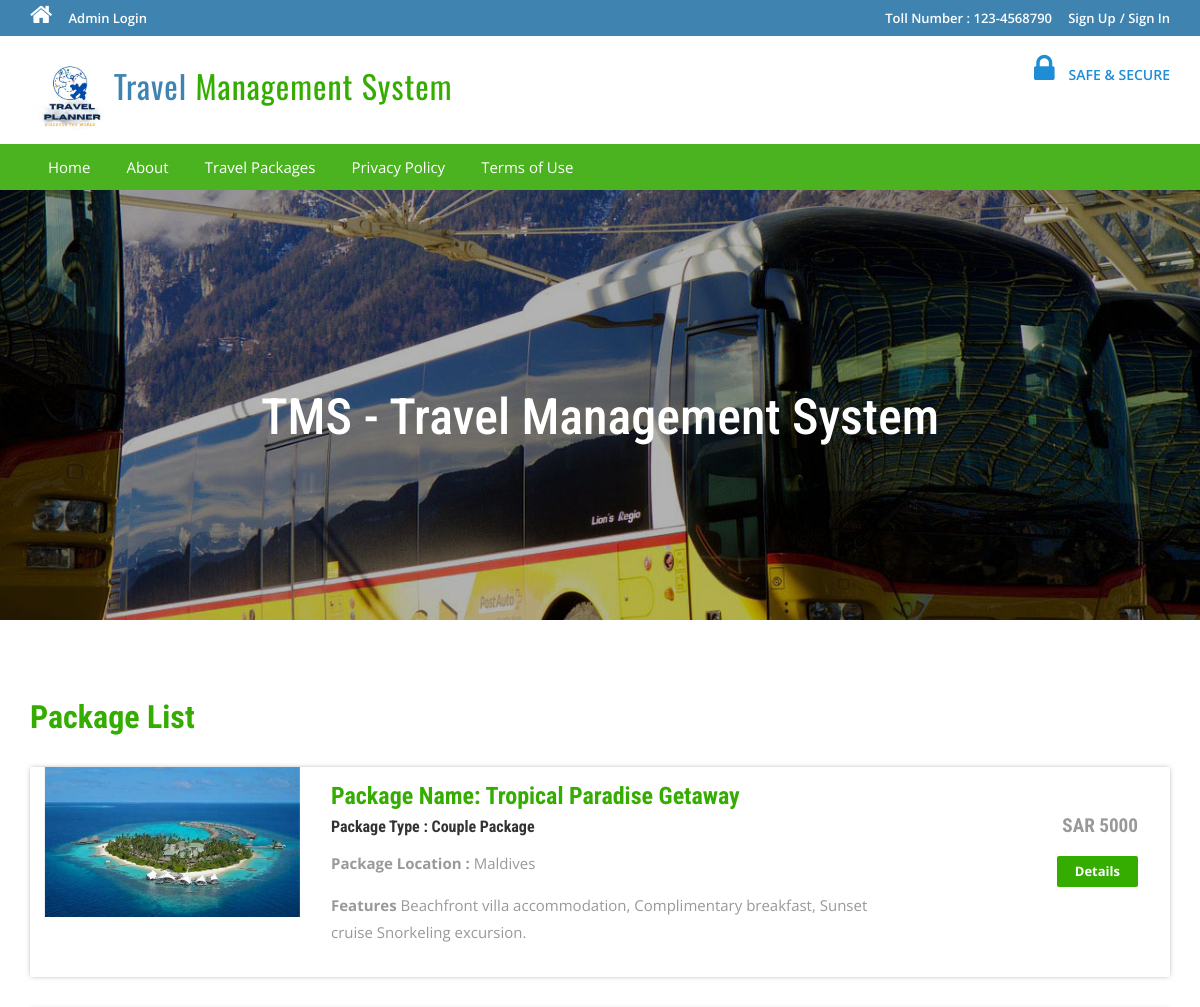
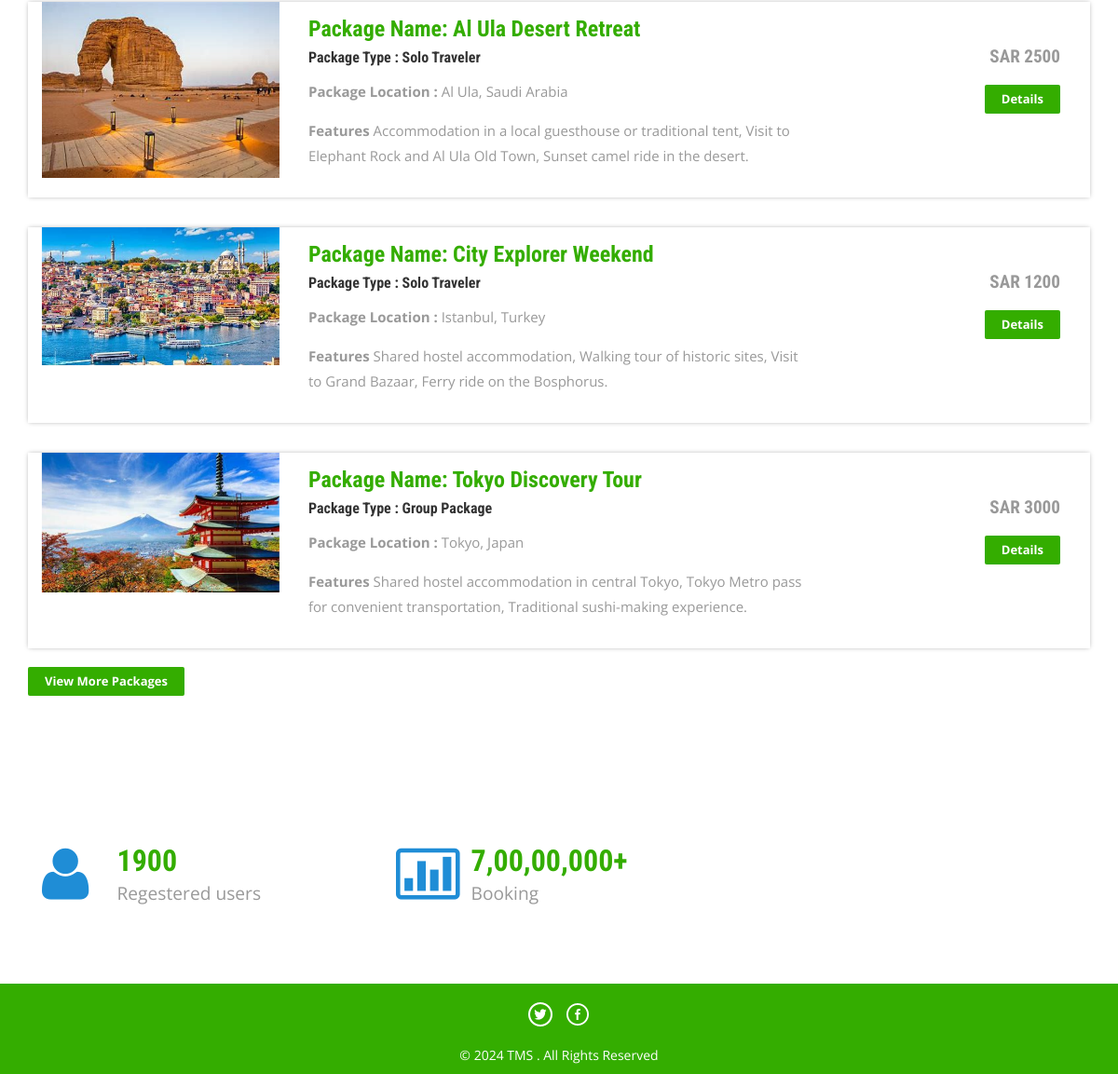
Screenshot of /tms/index.php with the database file from the repository (2 pictures, top to bottom).
### tables this page shows
CREATE TABLE `tbltourpackages` (
  `PackageId` int(11) NOT NULL,
  `PackageName` varchar(200) DEFAULT NULL,
  `PackageType` varchar(150) DEFAULT NULL,
  `PackageLocation` varchar(100) DEFAULT NULL,
  `PackagePrice` int(11) DEFAULT NULL,
  `PackageFetures` varchar(255) DEFAULT NULL,
  `PackageDetails` mediumtext DEFAULT NULL,
  `PackageImage` varchar(100) DEFAULT NULL,
  `Creationdate` timestamp NULL DEFAULT current_timestamp(),
  `UpdationDate` timestamp NULL DEFAULT NULL ON UPDATE current_timestamp()
);

### tms/index.php (the view, shortened to what this page needs)
<?php
include ('includes/config.php');
?>
<!DOCTYPE HTML>
<html>
<head>
	<link href="css/bootstrap.css" rel='stylesheet' type='text/css' />
	<link href="css/style.css" rel='stylesheet' type='text/css' />
	<link href="css/font-awesome.css" rel="stylesheet">
	<link href="css/animate.css" rel="stylesheet" type="text/css" media="all">
</head>
<body>
	<?php include ('includes/header.php'); ?>
	<div class="banner">
		<div class="container">
			<h1 class="wow zoomIn animated animated" data-wow-delay=".5s"
				style="visibility: visible; animation-delay: 0.5s; animation-name: zoomIn;"> TMS - Travel Management
				System</h1>
		</div>
	</div>
	<div class="container">
		<div class="holiday">
			<h3>Package List</h3>
			<?php $sql = "SELECT * from tbltourpackages order by rand() limit 4";
			$query = $dbh->prepare($sql);
			$query->execute();
			$results = $query->fetchAll(PDO::FETCH_OBJ);
			if ($query->rowCount() > 0) {
				foreach ($results as $result) { ?>
					<div class="rom-btm">
						<div class="col-md-3 room-left wow fadeInLeft animated" data-wow-delay=".5s">
							<img src="admin/pacakgeimages/<?php echo htmlentities($result->PackageImage); ?>"
								class="img-responsive" alt="">
						</div>
						<div class="col-md-6 room-midle wow fadeInUp animated" data-wow-delay=".5s">
							<h4>Package Name: <?php echo htmlentities($result->PackageName); ?></h4>
							<h6>Package Type : <?php echo htmlentities($result->PackageType); ?></h6>
							<p><b>Package Location :</b> <?php echo htmlentities($result->PackageLocation); ?></p>
							<p><b>Features</b> <?php echo htmlentities($result->PackageFetures); ?></p>
						</div>
						<div class="col-md-3 room-right wow fadeInRight animated" data-wow-delay=".5s">
							<h5>SAR <?php echo htmlentities($result->PackagePrice); ?></h5>
							<a href="package-details.php?pkgid=<?php echo htmlentities($result->PackageId); ?>"
								class="view">Details</a>
						</div>
						<div class="clearfix"></div>
					</div>
				<?php }
			} ?>
			<div><a href="package-list.php" class="view">View More Packages</a></div>
		</div>
	</div>
	<div class="routes">
		<div class="container">
			<div class="col-md-4 routes-left">
				<div class="rou-left">
					<a href="#"><i class="fa fa-user"></i></a>
				</div>
				<div class="rou-rgt">
					<h3>1900</h3>
					<p>Regestered users</p>
				</div>
				<div class="clearfix"></div>
			</div>
			<div class="col-md-4 routes-left wow fadeInRight animated" data-wow-delay=".5s">
				<div class="rou-left">
					<a href="#"><i class="fa fa-ticket"></i></a>
				</div>
				<div class="rou-rgt">
					<h3>7,00,00,000+</h3>
					<p>Booking</p>
				</div>
				<div class="clearfix"></div>
			</div>
			<div class="clearfix"></div>
		</div>
	</div>
	<?php include ('includes/footer.php'); ?>
</body>
</html>

### rows the page displays
tbltourpackages: PackageImage (picture), PackageName "Tropical Paradise Getaway", PackageType "Couple Package", PackageLocation "Maldives", PackageFetures "Beachfront villa accommodation, Complimentary breakfast, Sunset cruise Snorkeling excursion.", PackagePrice "5000"
tbltourpackages: PackageImage (picture), PackageName "Al Ula Desert Retreat", PackageType "Solo Traveler", PackageLocation "Al Ula, Saudi Arabia", PackageFetures "Accommodation in a local guesthouse or traditional tent, Visit to Elephant Rock and Al Ula Old Town, Sunset camel ride in the desert.", PackagePrice "2500"
tbltourpackages: PackageImage (picture), PackageName "City Explorer Weekend", PackageType "Solo Traveler", PackageLocation "Istanbul, Turkey", PackageFetures "Shared hostel accommodation, Walking tour of historic sites, Visit to Grand Bazaar, Ferry ride on the Bosphorus.", PackagePrice "1200"
tbltourpackages: PackageImage (picture), PackageName "Tokyo Discovery Tour", PackageType "Group Package", PackageLocation "Tokyo, Japan", PackageFetures "Shared hostel accommodation in central Tokyo, Tokyo Metro pass for convenient transportation, Traditional sushi-making experience.", PackagePrice "3000"
